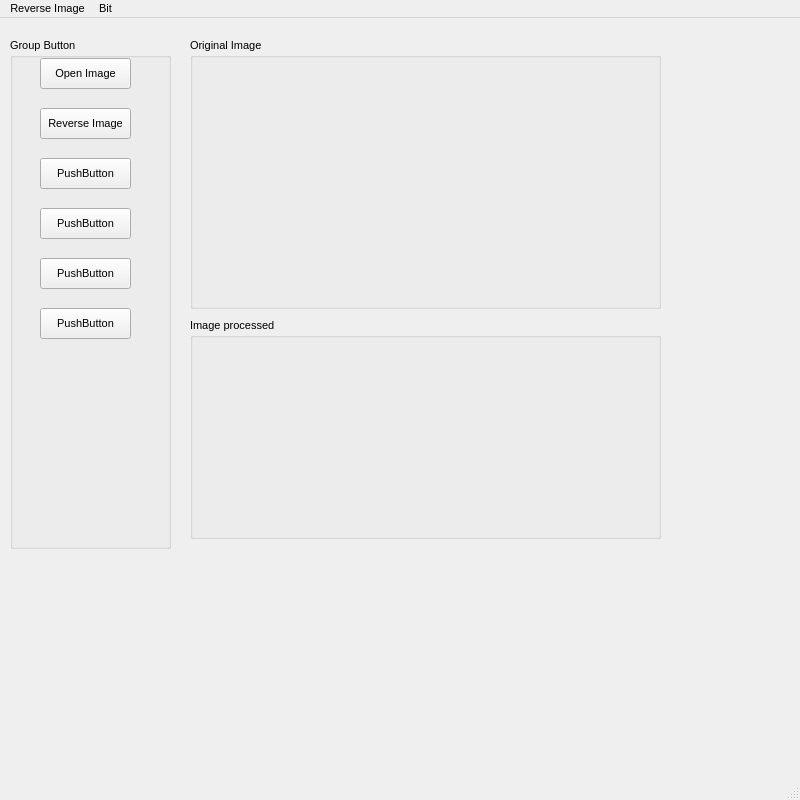
<?xml version="1.0" encoding="UTF-8"?>
<ui version="4.0">
 <class>MainWindow</class>
 <widget class="QMainWindow" name="MainWindow">
  <property name="geometry">
   <rect>
    <x>0</x>
    <y>0</y>
    <width>800</width>
    <height>800</height>
   </rect>
  </property>
  <property name="font">
   <font>
    <pointsize>8</pointsize>
   </font>
  </property>
  <property name="windowTitle">
   <string>MainWindow</string>
  </property>
  <widget class="QWidget" name="centralwidget">
   <widget class="QTextEdit" name="textEdit">
    <property name="enabled">
     <bool>false</bool>
    </property>
    <property name="geometry">
     <rect>
      <x>1</x>
      <y>1</y>
      <width>1</width>
      <height>1</height>
     </rect>
    </property>
   </widget>
   <widget class="QGroupBox" name="groupButton">
    <property name="geometry">
     <rect>
      <x>10</x>
      <y>20</y>
      <width>161</width>
      <height>511</height>
     </rect>
    </property>
    <property name="title">
     <string>Group Button</string>
    </property>
    <widget class="QPushButton" name="pushButton">
     <property name="geometry">
      <rect>
       <x>30</x>
       <y>20</y>
       <width>91</width>
       <height>31</height>
      </rect>
     </property>
     <property name="font">
      <font>
       <pointsize>8</pointsize>
      </font>
     </property>
     <property name="text">
      <string>Open Image</string>
     </property>
    </widget>
    <widget class="QPushButton" name="pushButton_2">
     <property name="geometry">
      <rect>
       <x>30</x>
       <y>70</y>
       <width>91</width>
       <height>31</height>
      </rect>
     </property>
     <property name="text">
      <string>Reverse Image</string>
     </property>
    </widget>
    <widget class="QPushButton" name="pushButton_3">
     <property name="geometry">
      <rect>
       <x>30</x>
       <y>120</y>
       <width>91</width>
       <height>31</height>
      </rect>
     </property>
     <property name="text">
      <string>PushButton</string>
     </property>
    </widget>
    <widget class="QPushButton" name="pushButton_4">
     <property name="geometry">
      <rect>
       <x>30</x>
       <y>170</y>
       <width>91</width>
       <height>31</height>
      </rect>
     </property>
     <property name="text">
      <string>PushButton</string>
     </property>
    </widget>
    <widget class="QPushButton" name="pushButton_5">
     <property name="geometry">
      <rect>
       <x>30</x>
       <y>220</y>
       <width>91</width>
       <height>31</height>
      </rect>
     </property>
     <property name="text">
      <string>PushButton</string>
     </property>
    </widget>
    <widget class="QPushButton" name="pushButton_6">
     <property name="geometry">
      <rect>
       <x>30</x>
       <y>270</y>
       <width>91</width>
       <height>31</height>
      </rect>
     </property>
     <property name="text">
      <string>PushButton</string>
     </property>
    </widget>
   </widget>
   <widget class="QGroupBox" name="groupBox_OriImg">
    <property name="geometry">
     <rect>
      <x>190</x>
      <y>20</y>
      <width>471</width>
      <height>271</height>
     </rect>
    </property>
    <property name="title">
     <string>Original Image</string>
    </property>
    <widget class="QLabel" name="label_3">
     <property name="geometry">
      <rect>
       <x>10</x>
       <y>20</y>
       <width>451</width>
       <height>241</height>
      </rect>
     </property>
     <property name="text">
      <string/>
     </property>
     <property name="pixmap">
      <pixmap>2021-04-02_205149.png</pixmap>
     </property>
    </widget>
   </widget>
   <widget class="QGroupBox" name="groupBox_ImgProcess">
    <property name="geometry">
     <rect>
      <x>190</x>
      <y>300</y>
      <width>471</width>
      <height>221</height>
     </rect>
    </property>
    <property name="title">
     <string>Image processed</string>
    </property>
    <widget class="QLabel" name="label_2">
     <property name="geometry">
      <rect>
       <x>10</x>
       <y>20</y>
       <width>441</width>
       <height>191</height>
      </rect>
     </property>
     <property name="text">
      <string/>
     </property>
     <property name="pixmap">
      <pixmap>2021-04-02_205149.png</pixmap>
     </property>
    </widget>
   </widget>
  </widget>
  <widget class="QMenuBar" name="menubar">
   <property name="geometry">
    <rect>
     <x>0</x>
     <y>0</y>
     <width>800</width>
     <height>21</height>
    </rect>
   </property>
   <widget class="QMenu" name="menu_o_Aneh">
    <property name="title">
     <string>Reverse Image</string>
    </property>
   </widget>
   <widget class="QMenu" name="menuBit">
    <property name="title">
     <string>Bit</string>
    </property>
   </widget>
   <addaction name="menu_o_Aneh"/>
   <addaction name="menuBit"/>
  </widget>
  <widget class="QStatusBar" name="statusbar"/>
  <action name="actionOpen_Image">
   <property name="text">
    <string>Open Image</string>
   </property>
  </action>
 </widget>
 <resources/>
 <connections/>
</ui>
